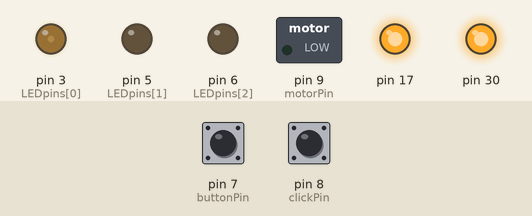
This sketch was run on a simulated SparkFun Pro Micro, built for the host (arithmetic inside an expression is 32-bit, double 64-bit). On the bench: switched loads named in the sketch (green lamp = pin HIGH), output pins drawn as LEDs (lit = HIGH). The inputs (shaded band) are chosen by the test bench; at power-on: pin 7 (buttonPin) LOW, pin 8 (clickPin) LOW. Random numbers use the default seed unless the sketch sets one; what the sketch prints to the serial monitor is not drawn.

Above: at 10.15 s.
At 11.2 s:
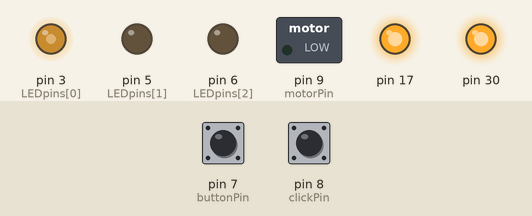
11.3 s: pin 7 (buttonPin) pulled HIGH for 0.15 s
Timing chart, 0 to 12.2 s (numbered marks = the images above; inputs shaded):
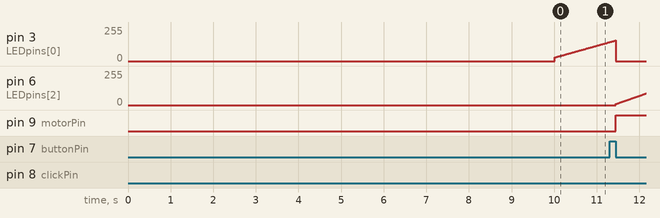

The sketch:

CatFeeder_002.ino
```cpp
//CatFeeder v 002
//Modification of Lusmo cat feeder, I was unable to replace the 4xD batteries
//with a power supply and have opted to interface directly with the Motor via
//a MOSFET, and read the feed motor rotations using the built in 'clicker'.


byte motorPin = 9; // this pin controls the LED
byte analogInput = A0; // this is the analog input pin for the potentiometer
byte buttonPin = 7; // this pin controls the button
byte clickPin = 8; // this pin controls the motor clicker
bool buttonState = LOW;
bool prevButton = LOW;
byte clickCount = 0;
byte clicks = 10; //cycles to continue turning motor, many clicks per cycle
byte runMotor = 0;
unsigned long currentMillis = 0;
unsigned long prevMillis = 0;
// length of time between cycles
unsigned long feedingCycleTime =  28800000; // 8 hours = 2.88e7 milliseconds
int maxCycle = 10000; // max length of time for any feeding cycle to run (in case clicks fails)
byte LEDpins[] = {3,5,6};
byte LEDfade[] = {2,2,2};
byte LEDdir[]  = {1,1,1};
byte maxBrightness = 230;
byte minBrightness = 0;
long ledMillis[] = {0,0,0};


void setup() {
  Serial.begin(9600); // start serial for debugging
  Serial.println("Cat Feeder");

  pinMode(motorPin, OUTPUT); // set motor pin for output
  for(byte i=0;i<3;i++){
    pinMode(LEDpins[i], OUTPUT); // LED  pins
  }
  pinMode(buttonPin, INPUT); // set button pin for input
  pinMode(clickPin, INPUT); // set clicker pin for input

  randomSeed(analogRead(analogInput));
  for(byte i=0;i<3;i++){ //set all LEDs random
    LEDfade[i] = random(minBrightness,maxBrightness);
  }

  TXLED1; // turn off onboard leds on pro micro
  RXLED1; // turn off onboard leds on pro micro

  // startup LED light show
  // option to press button and feed 'now'
       currentMillis = millis(); //current time
       prevMillis = currentMillis;
       for(byte i=0;i<3;i++){ ledMillis[i] = currentMillis; }

   while(currentMillis - prevMillis < 10000) { // run lightshow for ten seconds

    if(checkButton(buttonPin)) { // trigger feeding if button pressed
      feedingCycle(clicks);
      ledsOFF();
      break; //exit startup lightshow
    }

     //pulse LEDs othewise
      checkLEDshow(5);

      currentMillis = millis(); //current time
   } //while ten seconds

   ledsOFF();

  // continue to main program using feedingCycle

}


void loop() {
  //int analogReading = analogRead(analogInput); // read from the potentiometer

  currentMillis = millis(); //current time

  if((unsigned long)(currentMillis - prevMillis) > feedingCycleTime) {
    Serial.println("FeedingTime");
    feedingCycle(clicks);
  }

  digitalWrite(motorPin,LOW); // turn off motor

  checkLEDfade(0,10); // fade green LED

      if(checkButton(buttonPin)) { // on button press, run feeding
        feedingCycle(clicks/2); //half of a feeding amount
        ledsOFF();
      }
//

}

bool checkButton(int inputPin) {
  buttonState = digitalRead(inputPin);
    if(buttonState != prevButton) { // change in button state
      if(!buttonState) { //from On to Off, press and release
        prevButton = buttonState;
        Serial.println("Button Pressed");
        return 1; // returns true for button 'clicked' and released
      }
    }
  prevButton = buttonState;
  return 0; // return false for no click
}

void checkLEDshow(int fadeTime) {
    for(byte i=0;i<3;i++){
      checkLEDfade(i, random(2,25));
     }
}

void ledsOFF() {
     for(byte i=0;i<3;i++){ //set all LEDs off
        analogWrite(LEDpins[i], minBrightness);
     }
}

void checkLEDfade(byte ledIndex, int fadeRateTime) {
  if(currentMillis - ledMillis[ledIndex] > fadeRateTime) {
      if(LEDfade[ledIndex] >= maxBrightness) LEDdir[ledIndex] = 0;
      if(LEDfade[ledIndex] <= minBrightness) LEDdir[ledIndex]  = 1;
      if(LEDdir[ledIndex] == 1) LEDfade[ledIndex]++; else LEDfade[ledIndex]--;
      analogWrite(LEDpins[ledIndex],LEDfade[ledIndex]);
      ledMillis[ledIndex] = currentMillis; //reset fade time
  }
}

void feedingCycle(int clickSize) {
    runMotor = 1;
    ledsOFF();
    prevMillis = currentMillis; // track time
    while(runMotor && (unsigned long)(currentMillis - prevMillis) < maxCycle) {
      currentMillis = millis(); //update time
      digitalWrite(motorPin, HIGH); // turn on motor
      checkLEDfade(2, 8);
       if(checkButton(clickPin)) { //clicks from feeder
         analogWrite(LEDpins[1], 100); delay(20); analogWrite(LEDpins[1], 0);
         clickCount++;
       }
        if(clickCount > clickSize) {
          clickCount = 0; //reset clicks
          runMotor = 0;
          ledsOFF();
          break; // exit while loop after motor running cycle
        }
    }

    clickCount = 0;
}
```
